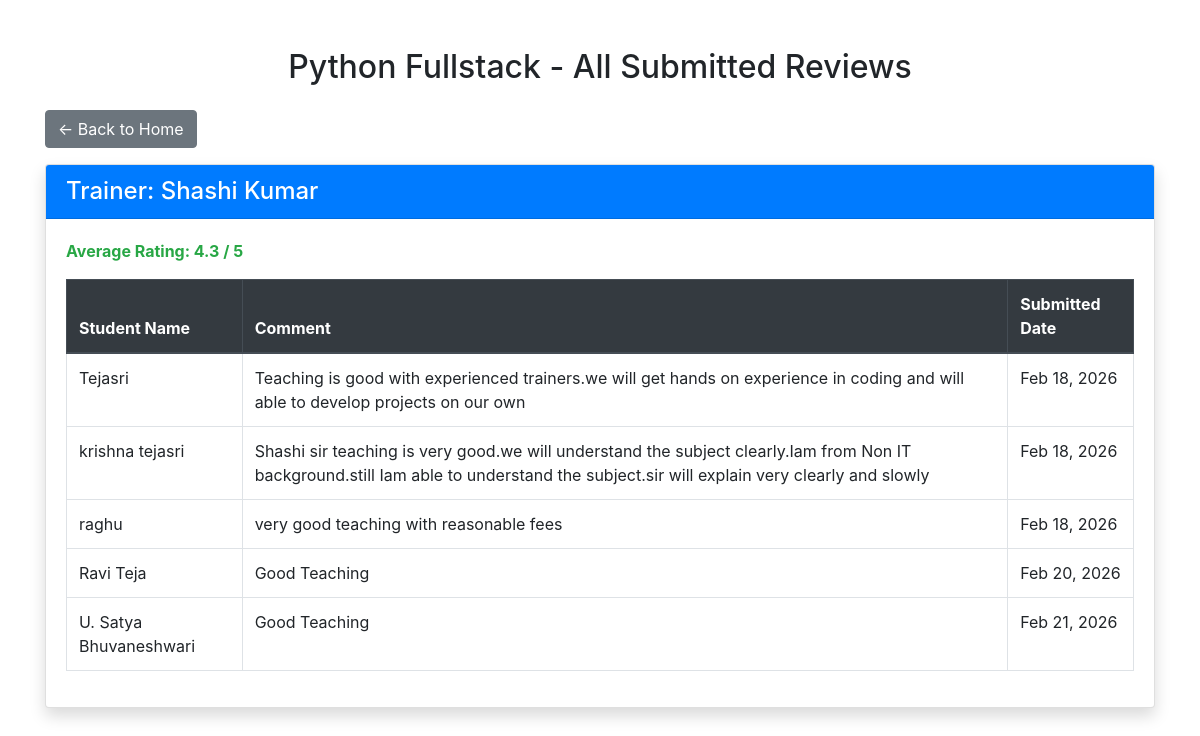
/reviews/1/, run on the app's committed database.
### myapp/models.py (models this page shows, shortened)
class Course(models.Model):
    name = models.CharField(max_length=100)

class Trainer(models.Model):
    name = models.CharField(max_length=100)
    course = models.ForeignKey(Course, on_delete=models.CASCADE, related_name="trainers")

class Feedback(models.Model):
    student = models.ForeignKey(Student, on_delete=models.CASCADE, related_name="feedbacks")
    trainer = models.ForeignKey(Trainer, on_delete=models.CASCADE, related_name="feedbacks")
    comment = models.TextField(blank=True, null=True)
    submitted_at = models.DateTimeField(auto_now_add=True)
    class Meta:
        unique_together = ('student',)  # Only one feedback per student

class Student(models.Model):
    student_id = models.CharField(max_length=10, unique=True)
    name = models.CharField(max_length=100)
    email = models.EmailField(unique=True)
    password = models.CharField(max_length=100)
    course = models.ForeignKey(Course, on_delete=models.CASCADE, related_name="students")
    trainer = models.ForeignKey(Trainer, on_delete=models.CASCADE, related_name="students")

### myapp/views.py (the view)
# urls.py: path('reviews/<int:course_id>/', views.course_reviews, name='course_reviews'),
def course_reviews(request, course_id):
    courses = Course.objects.all()  # For navbar dropdown
    course = get_object_or_404(Course, id=course_id)
    trainers = Trainer.objects.filter(course=course)
    trainer_data = []
    for trainer in trainers:
        feedbacks = Feedback.objects.filter(trainer=trainer).select_related('student')
        avg_rating = FeedbackAnswer.objects.filter(
            feedback__trainer=trainer
        ).aggregate(avg=Avg('rating'))['avg']
        trainer_data.append({
            "trainer": trainer,
            "feedbacks": feedbacks,
            "average_rating": avg_rating
        })
    return render(request, "myapp/course_reviews.html", {
        "course": course,
        "trainer_data": trainer_data,  # ⭐ IMPORTANT (matches template)
        "courses": courses
    })

### templates/myapp/course_reviews.html (shortened to what this page needs)
<!DOCTYPE html>
<html>
<head>
    <link rel="stylesheet"
          href="https://cdn.jsdelivr.net/npm/bootstrap@4.6.2/dist/css/bootstrap.min.css">
</head>
<body>
<div class="container mt-5">
    <h2 class="text-center mb-4">
        {{ course.name }} - All Submitted Reviews
    </h2>
    <div class="mb-3">
        <a href="{% url 'home' %}" class="btn btn-secondary">
            ← Back to Home
        </a>
    </div>
    {% if trainer_data %}
        {% for data in trainer_data %}
            <div class="card mb-4 shadow">
                <div class="card-header bg-primary text-white">
                    <h4 class="mb-0">
                        Trainer: {{ data.trainer.name }}
                    </h4>
                </div>
                <div class="card-body">
                    {% if data.average_rating %}
                        <p class="font-weight-bold text-success">
                            Average Rating: {{ data.average_rating|floatformat:1 }} / 5
                        </p>
                    {% else %}
                        <p class="text-muted">
                            No ratings available yet.
                        </p>
                    {% endif %}
                    {% if data.feedbacks %}
                        <table class="table table-bordered mt-3">
                            <thead class="thead-dark">
                                <tr>
                                    <th>Student Name</th>
                                    <th>Comment</th>
                                    <th>Submitted Date</th>
                                </tr>
                            </thead>
                            <tbody>
                                {% for fb in data.feedbacks %}
                                <tr>
                                    <td>{{ fb.student.name }}</td>
                                    <td>
                                        {% if fb.comment %}
                                            {{ fb.comment }}
                                        {% else %}
                                            <span class="text-muted">No Comment</span>
                                        {% endif %}
                                    </td>
                                    <td>{{ fb.submitted_at|date:"M d, Y" }}</td>
                                </tr>
                                {% endfor %}
                            </tbody>
                        </table>
                    {% else %}
                        <p class="text-danger">
                            No reviews submitted for this trainer.
                        </p>
                    {% endif %}
                </div>
            </div>
        {% endfor %}
    {% else %}
        <div class="alert alert-warning text-center">
            No trainers or reviews found for this course.
        </div>
    {% endif %}
</div>
</body>
</html>

### data on the page
Course: name "Python Fullstack"
Trainer: trainer.name "Shashi Kumar", average_rating "4.3"
Feedback: student.name "Tejasri", comment "Teaching is good with experienced trainers.we will get hands on experience in coding and will able to develop projects on our own", submitted_at "Feb 18, 2026"
Feedback: student.name "krishna tejasri", comment "Shashi sir teaching is very good.we will understand the subject clearly.Iam from Non IT background.still Iam able to understand the subject.sir will explain very clearly and slowly", submitted_at "Feb 18, 2026"
Feedback: student.name "raghu", comment "very good teaching with reasonable fees", submitted_at "Feb 18, 2026"
Feedback: student.name "Ravi Teja", comment "Good Teaching", submitted_at "Feb 20, 2026"
Feedback: student.name "U. Satya Bhuvaneshwari", comment "Good Teaching", submitted_at "Feb 21, 2026"
